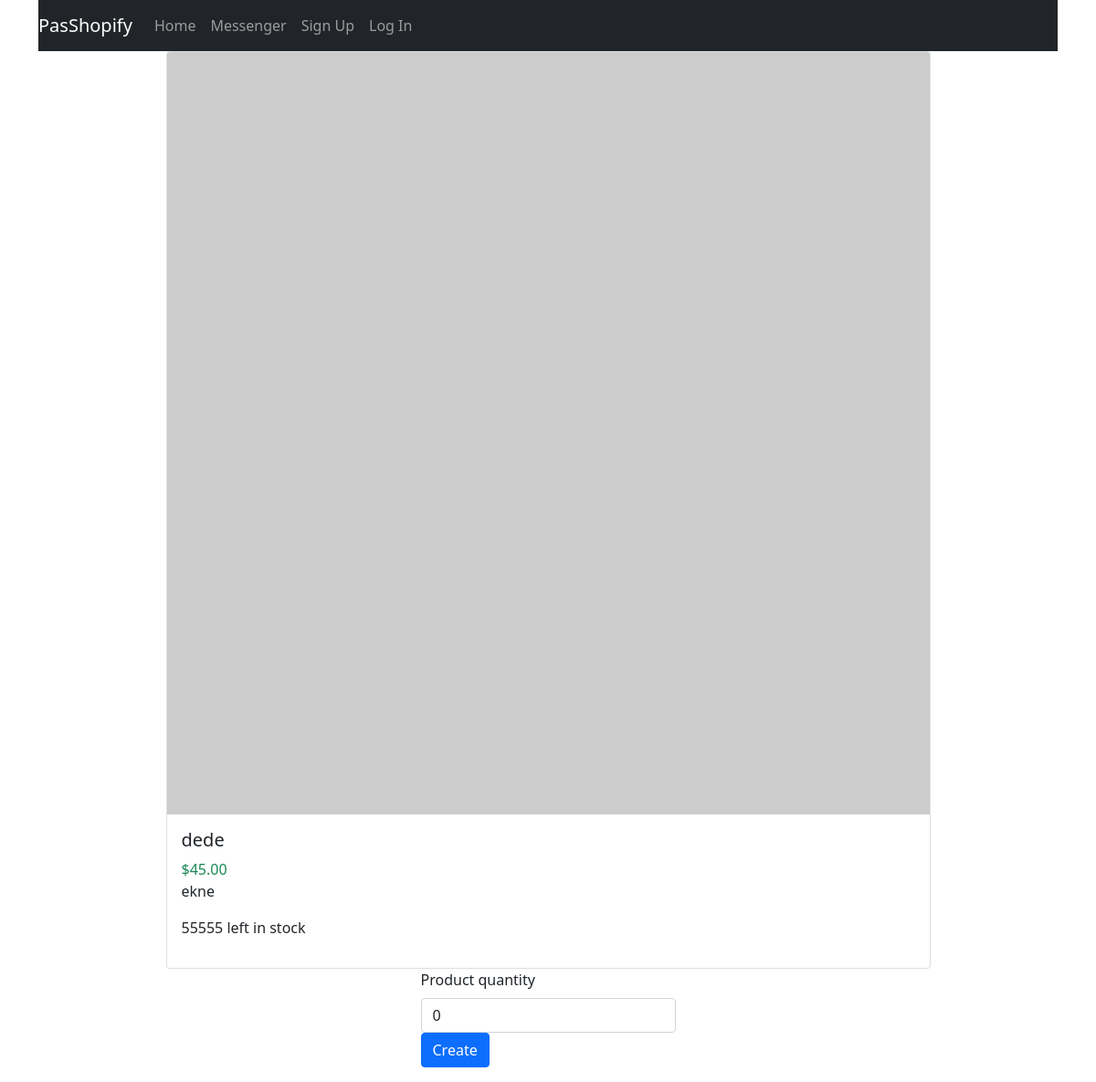
/1, run on an earlier commit of the app's database.
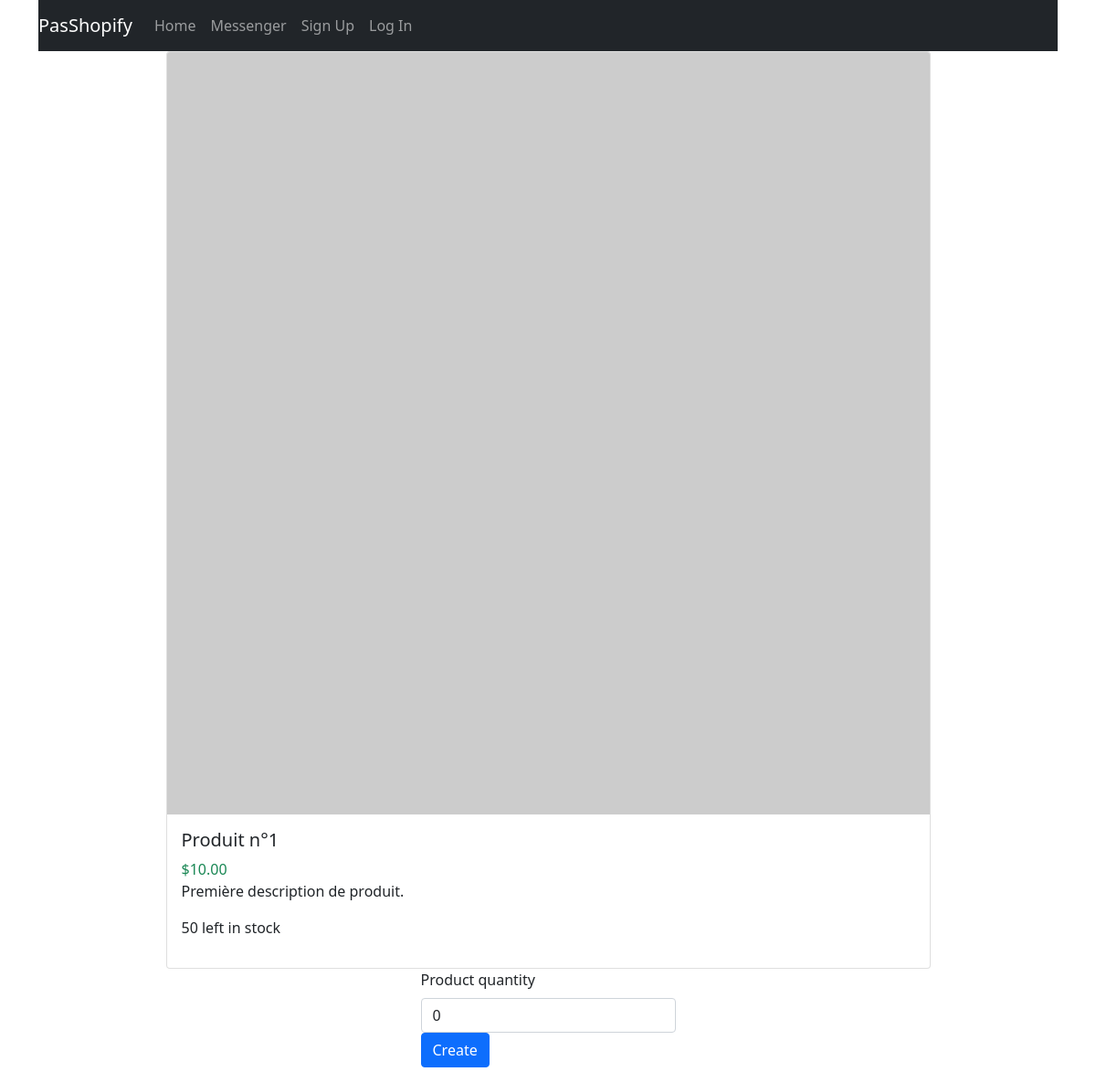
And on a later commit of the database.
### rendu/models.py (models this page shows, shortened)
class Product(models.Model):
    title = models.CharField(max_length=200)
    image = models.URLField(max_length=500)
    description = models.CharField(max_length=1000)
    price = models.DecimalField(max_digits=5, decimal_places=2)
    quantity = models.IntegerField()

### rendu/views.py (the view)
# urls.py: path('<int:id>', views.show, name='show'),
def show(request, id):
    product = get_object_or_404(Product, pk=id)
    if product.quantity <= 0:
        return redirect('/')
    return render(request, 'show.html', {'product': product})

### rendu/templates/show.html (shortened to what this page needs)
{% extends 'base.html' %}
{% block content %}
<div class="card m-auto" style="width: 75%;">
    <img src="{{product.image}}" class="card-img-top">
    <div class="card-body">
        <h5 class="card-title">{{product.title}}</h5>
        <span class="card-title text-success">${{product.price}}</span>
        <p class="card-text">{{product.description}}</p>
        <p>{{product.quantity}} left in stock</p>
    </div>
</div>
<div class="w-25 m-auto">
    <form action="/cart/{{product.id}}" method="post">
        <div class="mb-3">
            <label for="p-quantity" class="form-label">Product quantity</label>
            <input type="number" class="form-control" id="p-quantity" name="quantity" min="0" max="{{product.quantity}}" value="0">
            <button type="submit" class="btn btn-primary">Create</button>
        </div>
    </form>
</div>
{% endblock %}

What changed in the data, as far as the page shows it:
changed Product: title "dede" → "Produit n°1"; price "45.00" → "10.00"; description "ekne" → "Première description de produit."; quantity "55555" → "50"
